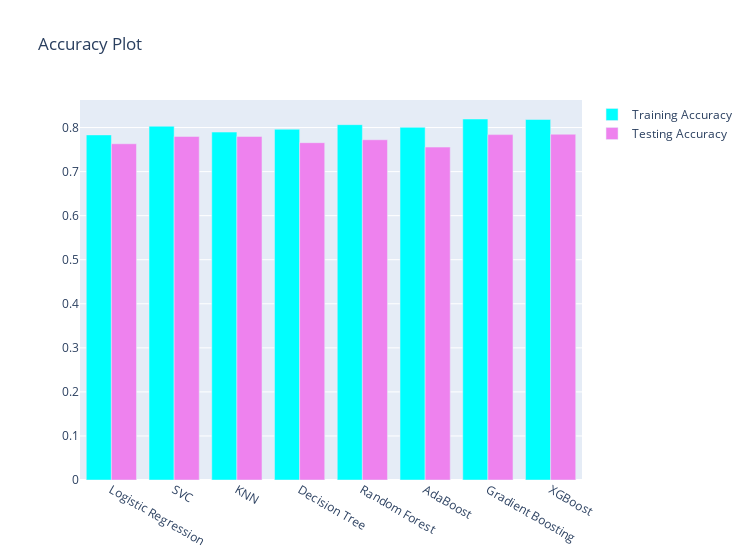

Notebook code cell kept with this figure:
### Markdown cell above
# Plotting Accuracy graph using plotly

### Code cell
x = ['Logistic Regression','SVC', 'KNN', 'Decision Tree','Random Forest','AdaBoost','Gradient Boosting','XGBoost']
y1 = [lr_train_acc, svc_train_acc, knn_train_acc, dt_train_acc, rf_train_acc, adb_train_acc, gdb_train_acc, xgb_train_acc]
y2 = [lr_test_acc, svc_test_acc, knn_test_acc, dt_test_acc, rf_test_acc, adb_test_acc, gdb_test_acc, xgb_test_acc]

trace1 = go.Bar(x = x, y = y1, name = 'Training Accuracy', marker = dict(color = 'cyan'))
trace2 = go.Bar(x = x, y = y2, name = 'Testing Accuracy', marker = dict(color = 'violet'))
data = [trace1,trace2]
layout = go.Layout(title = 'Accuracy Plot', width = 750)
fig = go.Figure(data = data, layout = layout)
py.iplot(fig)

### Figure 1 — Plotly figure (JSON) as saved in the notebook; plotly's stock layout.template omitted (floating-point values rounded to 4 significant figures)
{"data": [{"marker": {"color": "cyan"}, "name": "Training Accuracy", "type": "bar", "x": ["Logistic Regression", "SVC", "KNN", "Decision Tree", "Random Forest", "AdaBoost", "Gradient Boosting", "XGBoost"], "y": [0.7833, 0.8029, 0.7897, 0.7961, 0.8065, 0.8004, 0.8194, 0.8183]}, {"marker": {"color": "violet"}, "name": "Testing Accuracy", "type": "bar", "x": ["Logistic Regression", "SVC", "KNN", "Decision Tree", "Random Forest", "AdaBoost", "Gradient Boosting", "XGBoost"], "y": [0.7631, 0.7798, 0.7798, 0.7656, 0.7723, 0.7556, 0.784, 0.7848]}], "layout": {"title": {"text": "Accuracy Plot"}, "width": 750}}
